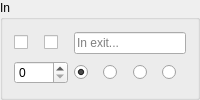
       <widget class="QGroupBox" name="groupBox_in">
        <property name="sizePolicy">
         <sizepolicy hsizetype="Preferred" vsizetype="Preferred">
          <horstretch>0</horstretch>
          <verstretch>0</verstretch>
         </sizepolicy>
        </property>
        <property name="title">
         <string>In</string>
        </property>
        <layout class="QGridLayout" name="gridLayout_in">
         <item row="0" column="0">
          <widget class="QCheckBox" name="noroute_in">
           <property name="cursor">
            <cursorShape>PointingHandCursor</cursorShape>
           </property>
           <property name="focusPolicy">
            <enum>Qt::NoFocus</enum>
           </property>
           <property name="toolTip">
            <string>&lt;p&gt;Prevent a route being created via this exit, equivalent to an infinite exit weight.&lt;/p&gt;</string>
           </property>
           <property name="text">
            <string/>
           </property>
           <property name="checkable">
            <bool>true</bool>
           </property>
          </widget>
         </item>
         <item row="0" column="1">
          <widget class="QCheckBox" name="stub_in">
           <property name="cursor">
            <cursorShape>PointingHandCursor</cursorShape>
           </property>
           <property name="toolTip">
            <string>&lt;p&gt;Create an exit in this direction with unknown destination, mutually exclusive with an actual exit roomID.&lt;/p&gt;</string>
           </property>
           <property name="text">
            <string/>
           </property>
          </widget>
         </item>
         <item row="0" column="2" colspan="4">
          <widget class="QLineEdit" name="in">
           <property name="placeholderText">
            <string>In exit...</string>
           </property>
          </widget>
         </item>
         <item row="1" column="0" colspan="2">
          <widget class="QSpinBox" name="weight_in">
           <property name="cursor">
            <cursorShape>SizeVerCursor</cursorShape>
           </property>
           <property name="toolTip">
            <string>&lt;p&gt;Set to a positive value to override the default (Room) Weight for using this Exit route, zero value assigns the default.&lt;/p&gt;</string>
           </property>
           <property name="maximum">
            <number>9999</number>
           </property>
          </widget>
         </item>
         <item row="1" column="2">
          <widget class="QRadioButton" name="doortype_none_in">
           <property name="cursor">
            <cursorShape>PointingHandCursor</cursorShape>
           </property>
           <property name="toolTip">
            <string>&lt;p&gt;No door symbol is drawn on 2D Map for this exit.&lt;/p&gt;</string>
           </property>
           <property name="text">
            <string/>
           </property>
           <property name="checked">
            <bool>true</bool>
           </property>
           <attribute name="buttonGroup">
            <string notr="true">doortype_in</string>
           </attribute>
          </widget>
         </item>
         <item row="1" column="3">
          <widget class="QRadioButton" name="doortype_open_in">
           <property name="cursor">
            <cursorShape>PointingHandCursor</cursorShape>
           </property>
           <property name="toolTip">
            <string>&lt;p&gt;A symbol is drawn with a green (Open) fill color on 2D Map, can be set on either a stub or a real exit.&lt;/p&gt;</string>
           </property>
           <property name="text">
            <string/>
           </property>
           <attribute name="buttonGroup">
            <string notr="true">doortype_in</string>
           </attribute>
          </widget>
         </item>
         <item row="1" column="4">
          <widget class="QRadioButton" name="doortype_locked_in">
           <property name="cursor">
            <cursorShape>PointingHandCursor</cursorShape>
           </property>
           <property name="toolTip">
            <string>&lt;p&gt;A symbol is drawn with an orange (Closed) fill color on 2D Map, can be set on either a stub or a real exit.&lt;/p&gt;</string>
           </property>
           <property name="text">
            <string/>
           </property>
           <attribute name="buttonGroup">
            <string notr="true">doortype_in</string>
           </attribute>
          </widget>
         </item>
         <item row="1" column="5">
          <widget class="QRadioButton" name="doortype_closed_in">
           <property name="cursor">
            <cursorShape>PointingHandCursor</cursorShape>
           </property>
           <property name="toolTip">
            <string>&lt;p&gt;A symbol is drawn with a red (Locked) fill color on 2D Map, can be set on either a stub or a real exit.&lt;/p&gt;</string>
           </property>
           <property name="text">
            <string/>
           </property>
           <attribute name="buttonGroup">
            <string notr="true">doortype_in</string>
           </attribute>
          </widget>
         </item>
        </layout>
       </widget>
